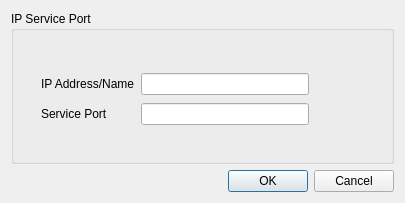
<?xml version="1.0" encoding="UTF-8"?>
<ui version="4.0">
 <class>IPConfgDialog</class>
 <widget class="QDialog" name="IPConfgDialog">
  <property name="geometry">
   <rect>
    <x>0</x>
    <y>0</y>
    <width>405</width>
    <height>203</height>
   </rect>
  </property>
  <property name="windowTitle">
   <string>IP Preference</string>
  </property>
  <property name="windowIcon">
   <iconset>
    <normaloff>pjanice.jpg</normaloff>pjanice.jpg</iconset>
  </property>
  <layout class="QVBoxLayout" name="verticalLayout">
   <item>
    <widget class="QGroupBox" name="groupBox">
     <property name="title">
      <string>IP Service Port</string>
     </property>
     <widget class="QWidget" name="layoutWidget">
      <property name="geometry">
       <rect>
        <x>30</x>
        <y>60</y>
        <width>268</width>
        <height>58</height>
       </rect>
      </property>
      <layout class="QGridLayout" name="gridLayout">
       <item row="0" column="0">
        <widget class="QLabel" name="label">
         <property name="text">
          <string>IP Address/Name</string>
         </property>
        </widget>
       </item>
       <item row="0" column="1">
        <widget class="QLineEdit" name="lineEditIP">
         <property name="sizePolicy">
          <sizepolicy hsizetype="Expanding" vsizetype="Fixed">
           <horstretch>30</horstretch>
           <verstretch>0</verstretch>
          </sizepolicy>
         </property>
         <property name="minimumSize">
          <size>
           <width>30</width>
           <height>0</height>
          </size>
         </property>
         <property name="toolTip">
          <string>Enter IP Address of Name</string>
         </property>
         <property name="toolTipDuration">
          <number>-1</number>
         </property>
         <property name="whatsThis">
          <string>IP Address or Name</string>
         </property>
        </widget>
       </item>
       <item row="1" column="0">
        <widget class="QLabel" name="label_2">
         <property name="text">
          <string>Service Port</string>
         </property>
        </widget>
       </item>
       <item row="1" column="1">
        <widget class="QLineEdit" name="lineEditPort">
         <property name="sizePolicy">
          <sizepolicy hsizetype="Expanding" vsizetype="Fixed">
           <horstretch>20</horstretch>
           <verstretch>0</verstretch>
          </sizepolicy>
         </property>
         <property name="minimumSize">
          <size>
           <width>20</width>
           <height>0</height>
          </size>
         </property>
         <property name="toolTip">
          <string>Service Port </string>
         </property>
         <property name="statusTip">
          <string>Service Port of Multiverse</string>
         </property>
         <property name="whatsThis">
          <string>Service Port</string>
         </property>
        </widget>
       </item>
      </layout>
     </widget>
    </widget>
   </item>
   <item>
    <widget class="QDialogButtonBox" name="buttonBox">
     <property name="orientation">
      <enum>Qt::Horizontal</enum>
     </property>
     <property name="standardButtons">
      <set>QDialogButtonBox::Cancel|QDialogButtonBox::Ok</set>
     </property>
    </widget>
   </item>
  </layout>
 </widget>
 <resources/>
 <connections>
  <connection>
   <sender>buttonBox</sender>
   <signal>accepted()</signal>
   <receiver>IPConfgDialog</receiver>
   <slot>accept()</slot>
   <hints>
    <hint type="sourcelabel">
     <x>248</x>
     <y>254</y>
    </hint>
    <hint type="destinationlabel">
     <x>157</x>
     <y>274</y>
    </hint>
   </hints>
  </connection>
  <connection>
   <sender>buttonBox</sender>
   <signal>rejected()</signal>
   <receiver>IPConfgDialog</receiver>
   <slot>reject()</slot>
   <hints>
    <hint type="sourcelabel">
     <x>316</x>
     <y>260</y>
    </hint>
    <hint type="destinationlabel">
     <x>286</x>
     <y>274</y>
    </hint>
   </hints>
  </connection>
 </connections>
</ui>
